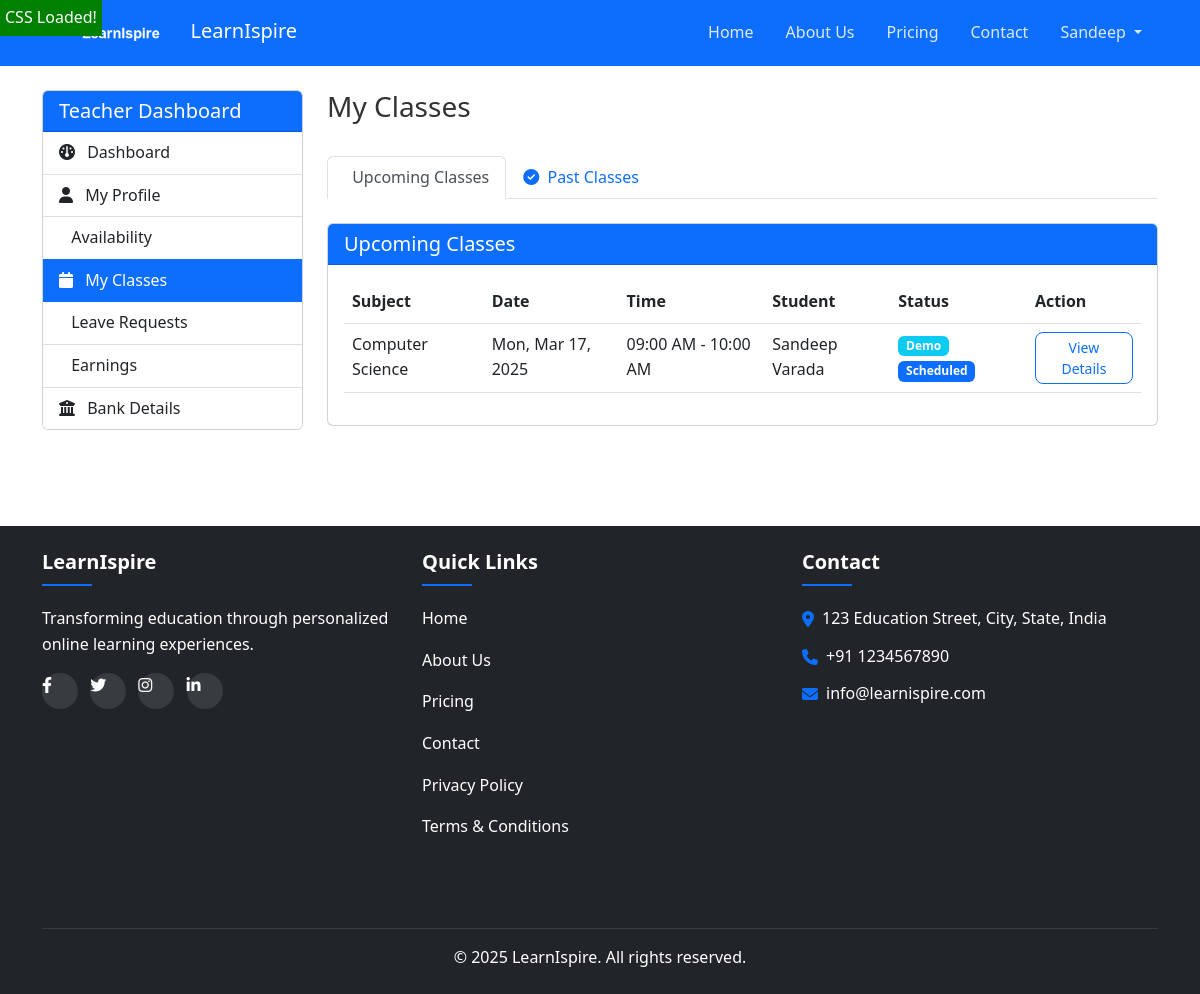
The app's page /teacher/classes/ (signed in), older data.
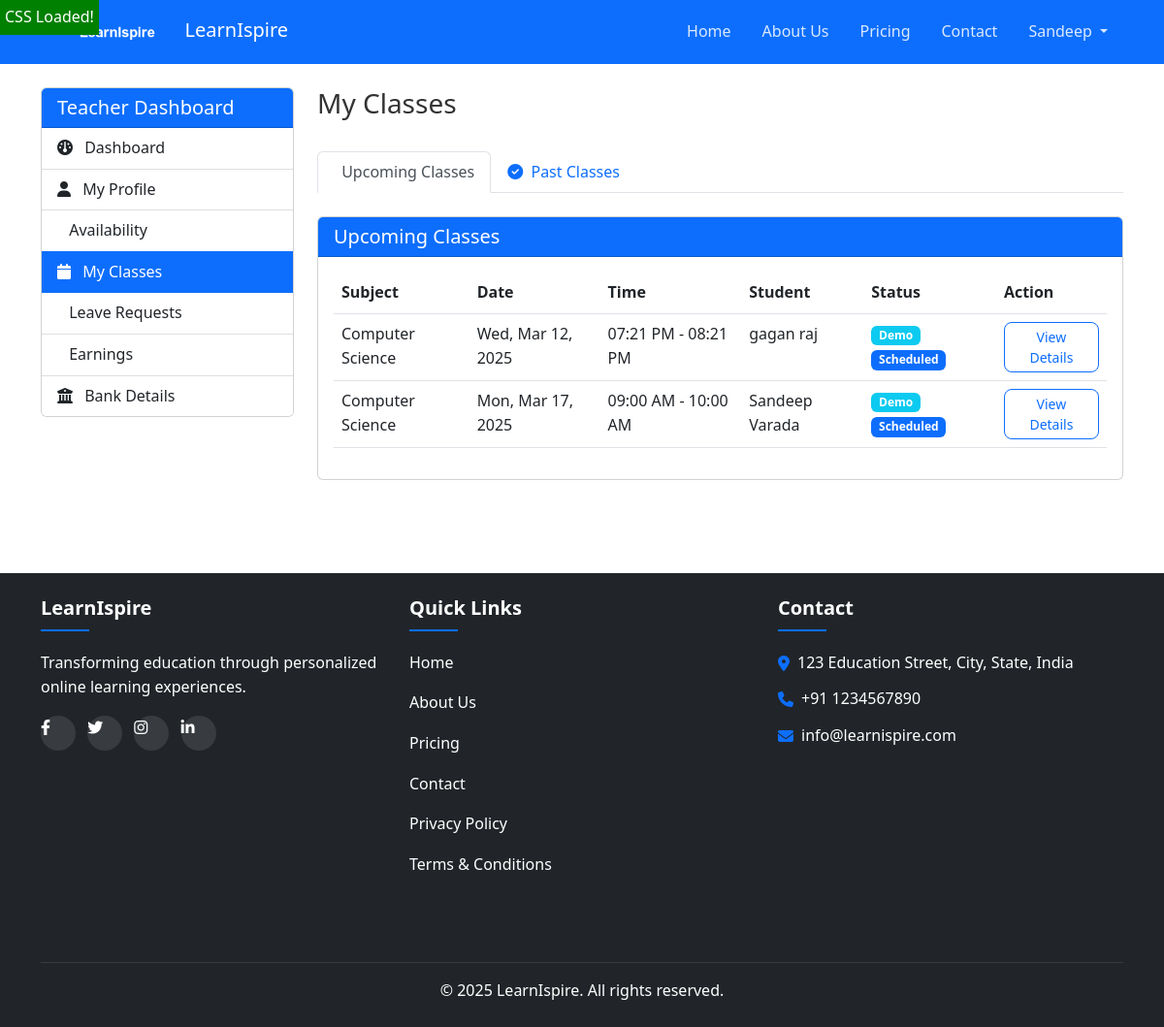
The same page, newer data.
### scheduling/models.py (models this page shows, shortened)
class Class(models.Model):
    CLASS_STATUS = (
        ("SCHEDULED", "Scheduled"),
        ("IN_PROGRESS", "In Progress"),
        ("COMPLETED", "Completed"),
        ("CANCELLED", "Cancelled"),
        ("MISSED", "Missed"),
    )
    student = models.ForeignKey(
        "accounts.CustomUser", on_delete=models.CASCADE, related_name="student_classes"
    )
    teacher = models.ForeignKey(
        "accounts.CustomUser", on_delete=models.CASCADE, related_name="teacher_classes"
    )
    subject = models.ForeignKey(
        "common.Subject", on_delete=models.CASCADE, related_name="classes"
    )
    start_time = models.DateTimeField()
    end_time = models.DateTimeField()
    status = models.CharField(max_length=20, choices=CLASS_STATUS, default="SCHEDULED")
    is_demo = models.BooleanField(default=False)
    meeting_link = models.URLField(blank=True)
    meeting_id = models.CharField(max_length=100, blank=True)
    notes = models.TextField(blank=True)
    created_at = models.DateTimeField(auto_now_add=True)
    updated_at = models.DateTimeField(auto_now=True)
    class Meta:
        verbose_name_plural = "Classes"
        ordering = ["start_time"]
    def can_join(self):
        now = timezone.now()
        join_window_start = self.start_time - timezone.timedelta(minutes=15)
        return join_window_start <= now <= self.end_time

### common/models.py (models this page shows, shortened)
class Subject(models.Model):
    name = models.CharField(max_length=100)
    description = models.TextField(blank=True)
    icon = models.ImageField(upload_to="subject_icons/", null=True, blank=True)
    is_active = models.BooleanField(default=True)
    class Meta:
        ordering = ["name"]

### accounts/models.py (models this page shows, shortened)
class CustomUser(AbstractUser):
    USER_ROLES = (
        ("student", "Student"),
        ("teacher", "Teacher"),
        ("admin", "Admin"),
    )
    email = models.EmailField(_("email address"), unique=True)
    phone_number = models.CharField(max_length=15, unique=False)
    is_phone_verified = models.BooleanField(default=False)
    role = models.CharField(max_length=10, choices=USER_ROLES, default="student")
    USERNAME_FIELD = "email"
    REQUIRED_FIELDS = ["username", "phone_number"]
    @property
    def is_teacher(self):
        return self.role == "teacher"

### teacher_dashboard/views.py (the view)
# urls.py: path("classes/", views.ClassesListView.as_view(), name="classes"),
class ClassesListView(TeacherAccessMixin, View):
    template_name = "teacher_dashboard/classes.html"
    def get(self, request):
        upcoming_classes = Class.objects.filter(
            teacher=request.user,
            start_time__gte=timezone.now(),
            status__in=["SCHEDULED", "IN_PROGRESS"],
        ).order_by("start_time")
        past_classes = Class.objects.filter(
            teacher=request.user, end_time__lt=timezone.now()
        ).order_by("-start_time")
        context = {
            "upcoming_classes": upcoming_classes,
            "past_classes": past_classes,
        }
        return render(request, self.template_name, context)

### teacher_dashboard/views.py (called while the page is built)
    def dispatch(self, request, *args, **kwargs):
        if not request.user.is_teacher:
            messages.error(request, "Access denied. Teacher account required.")
            return redirect("landing:home")
        return super().dispatch(request, *args, **kwargs)

### templates/teacher_dashboard/classes.html (shortened to what the changed rows need)
{% extends 'base.html' %}
{% load static %}
{% block content %}
<div class="container py-4">
    <div class="row">
        <div class="col-md-9">
            <div class="tab-content" id="classesTabContent">
                <div class="tab-pane fade show active" id="upcoming-pane" role="tabpanel" aria-labelledby="upcoming-tab">
                    <div class="card mb-4">
                        <div class="card-body">
                            {% if upcoming_classes %}
                                <div class="table-responsive">
                                    <table class="table table-hover">
                                        <thead>
                                            <tr>
                                                <th>Subject</th>
                                                <th>Date</th>
                                                <th>Time</th>
                                                <th>Student</th>
                                                <th>Status</th>
                                                <th>Action</th>
                                            </tr>
                                        </thead>
                                        <tbody>
                                            {% for class in upcoming_classes %}
                                                <tr>
                                                    <td>{{ class.subject.name }}</td>
                                                    <td>{{ class.start_time|date:"D, M d, Y" }}</td>
                                                    <td>{{ class.start_time|time:"h:i A" }} - {{ class.end_time|time:"h:i A" }}</td>
                                                    <td>{{ class.student.get_full_name }}</td>
                                                    <td>
                                                        {% if class.is_demo %}
                                                            <span class="badge bg-info">Demo</span>
                                                        {% endif %}
                                                        <span class="badge bg-{% if class.status == 'SCHEDULED' %}primary{% elif class.status == 'IN_PROGRESS' %}warning{% else %}secondary{% endif %}">
                                                            {{ class.get_status_display }}
                                                        </span>
                                                    </td>
                                                    <td>
                                                        {% if class.can_join %}
                                                            <a href="{% url 'teacher_dashboard:join_class' class.id %}" class="btn btn-success btn-sm">Join Class</a>
                                                        {% else %}
                                                            <a href="{% url 'teacher_dashboard:class_detail' class.id %}" class="btn btn-outline-primary btn-sm">View Details</a>
                                                        {% endif %}
                                                    </td>
                                                </tr>
                                            {% endfor %}
                                        </tbody>
                                    </table>
                                </div>
                            {% else %}
                                <div class="alert alert-info">
                                    <i class="fa fa-info-circle me-2"></i> No upcoming classes scheduled at the moment.
                                </div>
                            {% endif %}
                        </div>
                    </div>
                </div>
            </div>
        </div>
    </div>
</div>
{% endblock %}

Row changes from the older to the newer data that the page shows:
added Class: subject.name "Computer Science", start_time "Wed, Mar 12, 2025", start_time "07:21 PM", end_time "08:21 PM", student.get_full_name "gagan raj", is_demo "Demo", status "Scheduled", shows "View Details"
